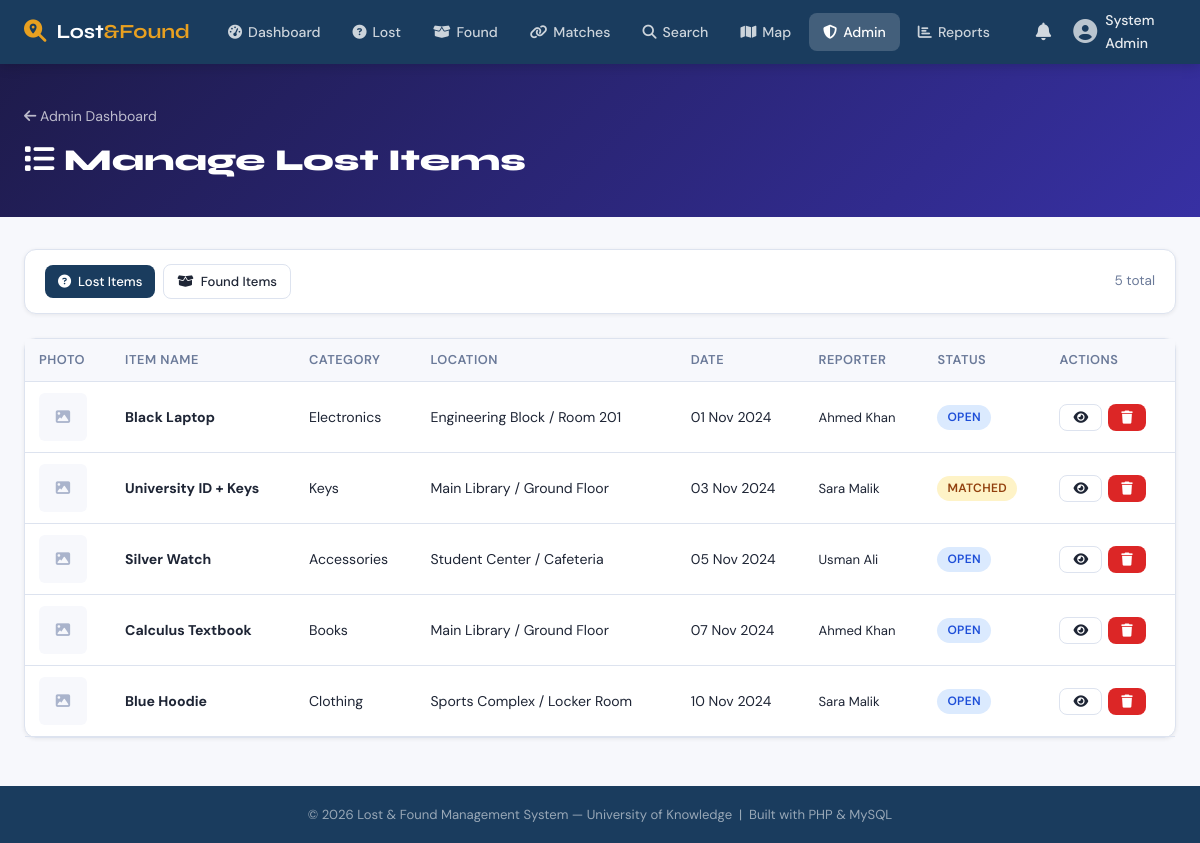
/admin/manage-items.php (signed in), run on the app's committed database.
### tables this page shows
CREATE TABLE IF NOT EXISTS lost_items (
    item_id        INT UNSIGNED AUTO_INCREMENT PRIMARY KEY,
    user_id        INT UNSIGNED NOT NULL,
    category_id    INT UNSIGNED NOT NULL,
    location_id    INT UNSIGNED NOT NULL,
    name           VARCHAR(150) NOT NULL,
    description    TEXT,
    date_lost      DATE NOT NULL,
    image_path     VARCHAR(255) DEFAULT NULL,
    status         ENUM('open','matched','claimed','closed') DEFAULT 'open',
    created_at     DATETIME DEFAULT CURRENT_TIMESTAMP,
    updated_at     DATETIME DEFAULT CURRENT_TIMESTAMP ON UPDATE CURRENT_TIMESTAMP,
    CONSTRAINT fk_lost_user     FOREIGN KEY (user_id)     REFERENCES users(user_id)     ON DELETE CASCADE,
    CONSTRAINT fk_lost_cat      FOREIGN KEY (category_id) REFERENCES categories(category_id),
    CONSTRAINT fk_lost_loc      FOREIGN KEY (location_id) REFERENCES locations(location_id)
);

CREATE TABLE IF NOT EXISTS categories (
    category_id  INT UNSIGNED AUTO_INCREMENT PRIMARY KEY,
    name         VARCHAR(80) NOT NULL UNIQUE,
    icon         VARCHAR(50) DEFAULT 'tag'
);

CREATE TABLE IF NOT EXISTS locations (
    location_id  INT UNSIGNED AUTO_INCREMENT PRIMARY KEY,
    building     VARCHAR(100) NOT NULL,
    room         VARCHAR(50),
    description  VARCHAR(255),
    latitude     DECIMAL(10,8),
    longitude    DECIMAL(11,8),
    created_at   DATETIME DEFAULT CURRENT_TIMESTAMP
);

CREATE TABLE IF NOT EXISTS users (
    user_id      INT UNSIGNED AUTO_INCREMENT PRIMARY KEY,
    full_name    VARCHAR(100) NOT NULL,
    email        VARCHAR(150) NOT NULL UNIQUE,
    password     VARCHAR(255) NOT NULL,           
    phone        VARCHAR(20),
    role         ENUM('admin','user') NOT NULL DEFAULT 'user',
    avatar       VARCHAR(255)         DEFAULT 'default.png',
    is_active    TINYINT(1)           DEFAULT 1,
    created_at   DATETIME             DEFAULT CURRENT_TIMESTAMP,
    updated_at   DATETIME             DEFAULT CURRENT_TIMESTAMP ON UPDATE CURRENT_TIMESTAMP
);

### admin/manage-items.php (the view, shortened to what this page needs)
<?php
require_once __DIR__ . '/../includes/functions.php';
$type  = $_GET['type']   ?? 'lost';
$items = ($type === 'lost') ? getLostItems() : getFoundItems();
?>
<?php require __DIR__ . '/../includes/header.php'; ?>
<div class="page-header" style="background:linear-gradient(135deg,#1e1b4b 0%,#3730a3 100%);">
  <div class="container">
    <a href="<?= SITE_URL ?>/admin/index.php" style="color:rgba(255,255,255,.7);font-size:.88rem;"><i class="fa fa-arrow-left"></i> Admin Dashboard</a>
    <h1 style="margin-top:8px;"><i class="fa fa-list"></i> Manage <?= ucfirst($type) ?> Items</h1>
  </div>
</div>
<div class="page-body">
<div class="container">
  <div class="card mb-3">
    <div class="card-body" style="padding:14px 20px;display:flex;gap:8px;align-items:center;">
      <a href="?type=lost"  class="btn btn-sm <?= $type==='lost' ?'btn-primary':'btn-outline'?>"><i class="fa fa-circle-question"></i> Lost Items</a>
      <a href="?type=found" class="btn btn-sm <?= $type==='found'?'btn-primary':'btn-outline'?>"><i class="fa fa-box-open"></i> Found Items</a>
      <span style="margin-left:auto;font-size:.85rem;color:var(--text-muted)"><?= count($items) ?> total</span>
    </div>
  </div>
  <div class="card">
    <div class="card-body" style="padding:0;">
      <div class="table-wrapper">
      <table>
        <thead>
          <tr><th>Photo</th><th>Item Name</th><th>Category</th><th>Location</th><th>Date</th><th>Reporter</th><th>Status</th><th>Actions</th></tr>
        </thead>
        <tbody>
          <?php foreach ($items as $item): ?>
          <tr>
            <td>
              <?php if ($item['image_path'] && file_exists(UPLOAD_DIR . $item['image_path'])): ?>
              <img src="<?= UPLOAD_URL . $item['image_path'] ?>" class="td-img">
              <?php else: ?>
              <div style="width:48px;height:48px;background:var(--surface);border-radius:6px;display:flex;align-items:center;justify-content:center;color:#aab4cc;font-size:.9rem;"><i class="fa fa-image"></i></div>
              <?php endif; ?>
            </td>
            <td><strong><?= sanitize($item['name']) ?></strong></td>
            <td><?= sanitize($item['category']) ?></td>
            <td><?= sanitize($item['building']) ?><?= $item['room'] ? ' / ' . sanitize($item['room']) : '' ?></td>
            <td style="white-space:nowrap;"><?= date('d M Y', strtotime($type==='lost'?$item['date_lost']:$item['date_found'])) ?></td>
            <td style="font-size:.82rem;"><?= sanitize($item['reporter']) ?></td>
            <td><?= statusBadge($item['status']) ?></td>
            <td>
              <div style="display:flex;gap:6px;">
                <a href="<?= SITE_URL ?>/item-detail.php?type=<?= $type ?>&id=<?= $item['item_id'] ?>" class="btn btn-outline btn-sm"><i class="fa fa-eye"></i></a>
                <a href="<?= SITE_URL ?>/delete-item.php?type=<?= $type ?>&id=<?= $item['item_id'] ?>" class="btn btn-danger btn-sm"
                   data-confirm="Delete this item report? This cannot be undone."><i class="fa fa-trash"></i></a>
              </div>
            </td>
          </tr>
          <?php endforeach; ?>
        </tbody>
      </table>
      </div>
    </div>
  </div>
</div>
</div>
<?php require __DIR__ . '/../includes/footer.php'; ?>

### includes/functions.php (shortened to what this page needs)
<?php
function getLostItems(int $userId = 0, string $status = ''): array {
    $db  = getDB();
    $sql = "SELECT li.*, c.name AS category, l.building, l.room, u.full_name AS reporter
            FROM lost_items li
            JOIN categories c ON li.category_id = c.category_id
            JOIN locations  l ON li.location_id  = l.location_id
            JOIN users      u ON li.user_id       = u.user_id
            WHERE 1=1";
    $params = [];
    $sql .= " ORDER BY li.created_at DESC";
    $s = $db->prepare($sql);
    $s->execute($params);
    return $s->fetchAll();
}
function sanitize(string $s): string {
    return htmlspecialchars(trim($s), ENT_QUOTES, 'UTF-8');
}
function statusBadge(string $status): string {
    $map = [
        'open'    => 'badge-open',
        'matched' => 'badge-matched',
        'claimed' => 'badge-claimed',
        'closed'  => 'badge-closed',
        'pending' => 'badge-pending',
        'approved'=> 'badge-approved',
        'rejected'=> 'badge-rejected',
        'verified'=> 'badge-verified',
    ];
    $cls = $map[$status] ?? 'badge-open';
    return "<span class=\"badge {$cls}\">" . ucfirst($status) . "</span>";
}

### assets/css/main.css (style rules this page uses)
:root { --primary: #1a3c5e; --primary-lt: #2461a0; --accent: #e8a020; --accent-dk: #c4870a; --surface: #f7f8fc; --card: #ffffff; --border: #dde3ef; --text: #1e2535; --text-muted: #6b7a99; --success: #16a34a; --danger: #dc2626; --warning: #d97706; --info: #0284c7; --radius: 12px; --shadow-sm: 0 1px 4px rgba(0,0,0,.07); --shadow-md: 0 4px 16px rgba(0,0,0,.10); --shadow-lg: 0 8px 32px rgba(0,0,0,.14); --font-display: 'Syne', sans-serif; --font-body: 'DM Sans', sans-serif; --nav-h: 64px; }
*, *::before, *::after { box-sizing: border-box; margin: 0; padding: 0; }
html { scroll-behavior: smooth; }
body { font-family: var(--font-body); background: var(--surface); color: var(--text); font-size: 15px; line-height: 1.6; min-height: 100vh; display: flex; flex-direction: column; }
a { color: var(--primary-lt); text-decoration: none; }
.container { max-width: 1200px; margin: 0 auto; padding: 0 24px; }
.page-header { background: linear-gradient(135deg, var(--primary) 0%, var(--primary-lt) 100%); color: #fff; padding: 40px 0 32px; }
.page-header h1 { font-family: var(--font-display); font-size: 1.9rem; font-weight: 800; }
.page-body { padding: 32px 0 48px; }
.card { background: var(--card); border: 1px solid var(--border); border-radius: var(--radius); box-shadow: var(--shadow-sm); }
.card-body { padding: 22px; }
.badge { display: inline-flex; align-items: center; padding: 3px 10px; border-radius: 99px; font-size: .75rem; font-weight: 600; text-transform: uppercase; letter-spacing: .03em; }
.badge-open { background: #dbeafe; color: #1d4ed8; }
.badge-matched { background: #fef3c7; color: #92400e; }
.btn { display: inline-flex; align-items: center; gap: 7px; padding: 9px 20px; border-radius: 8px; font-family: var(--font-body); font-size: .9rem; font-weight: 500; border: none; cursor: pointer; transition: all .15s; text-decoration: none; white-space: nowrap; }
.btn-primary { background: var(--primary); color: #fff; }
.btn-danger { background: var(--danger); color: #fff; }
.btn-outline { background: transparent; border: 1px solid var(--border); color: var(--text); }
.btn-sm { padding: 6px 13px; font-size: .82rem; }
.table-wrapper { overflow-x: auto; }
table { width: 100%; border-collapse: collapse; font-size: .88rem; }
thead tr { background: var(--surface); }
th, td { padding: 11px 14px; text-align: left; border-bottom: 1px solid var(--border); }
th { font-weight: 600; font-size: .8rem; text-transform: uppercase; letter-spacing: .04em; color: var(--text-muted); }
.mb-3 { margin-bottom: 24px; }

### data on the page
lost_items: name "Black Laptop", category.name "Electronics", location.building "Engineering Block", location.room "Room 201", date_lost "01 Nov 2024", user.full_name "Ahmed Khan", status "OPEN"
lost_items: name "University ID + Keys", category.name "Keys", location.building "Main Library", location.room "Ground Floor", date_lost "03 Nov 2024", user.full_name "Sara Malik", status "MATCHED"
lost_items: name "Silver Watch", category.name "Accessories", location.building "Student Center", location.room "Cafeteria", date_lost "05 Nov 2024", user.full_name "Usman Ali", status "OPEN"
lost_items: name "Calculus Textbook", category.name "Books", location.building "Main Library", location.room "Ground Floor", date_lost "07 Nov 2024", user.full_name "Ahmed Khan", status "OPEN"
lost_items: name "Blue Hoodie", category.name "Clothing", location.building "Sports Complex", location.room "Locker Room", date_lost "10 Nov 2024", user.full_name "Sara Malik", status "OPEN"

### other printed values
$_SESSION['full_name'] "System Admin"
$type "Lost"
count($items) "5"
